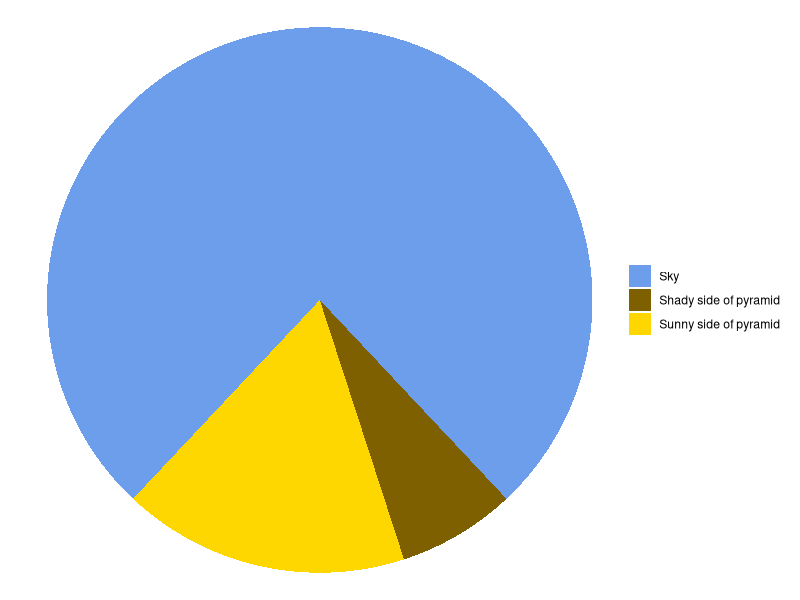

Source code (R):
## ---- chunk 1
library(dplyr)
library(ggplot2)
library(ggforce)

data <- data.frame(
  category = c("Sky", "Shady side of pyramid", "Sunny side of pyramid", "Sky"),
  fill = c("#6d9eeb", "#7f6000", "gold", "#6d9eeb"),
  proportion = c(0.38, 0.07, 0.17, 0.38)
) |>
  mutate(
    area = proportion * (2 * pi),
    start = c(0, head(cumsum(area), -1)),
    end = cumsum(area)
  )

ggplot(data) +
  geom_arc_bar(
    aes(x0 = 0, y0 = 0, r0 = 0, r = 1, start = start, end = end, fill = fill),
    color = NA
  ) +
  scale_fill_identity(
    guide = "legend",
    labels = data$category
  ) +
  coord_fixed() +
  theme_void() +
  theme(
    legend.title = element_blank()
  )
